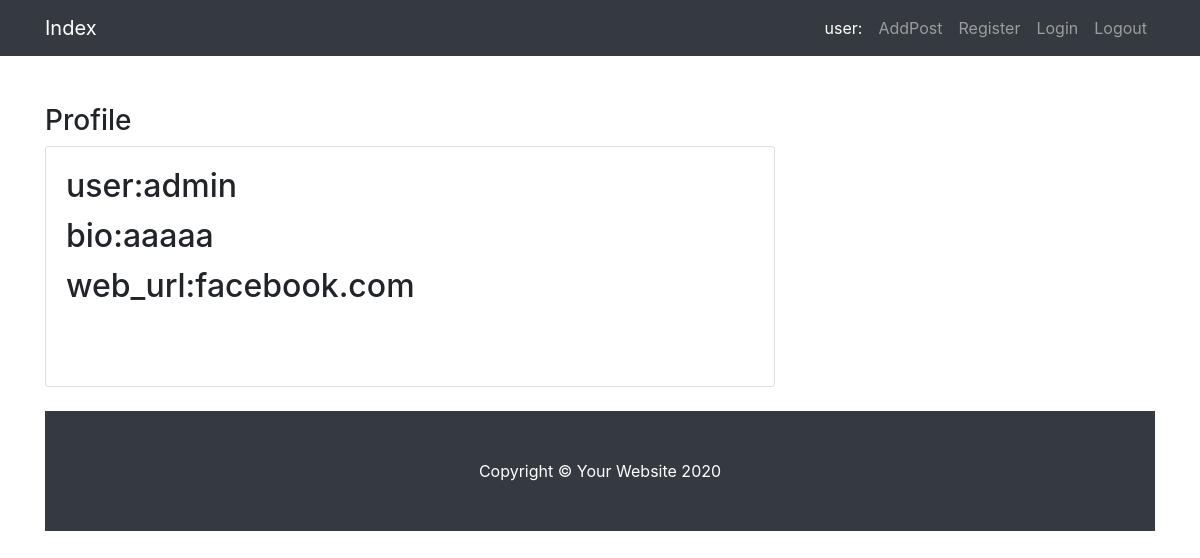
/users/profile/1, run on the app's committed database.
### users/models.py (models this page shows)
class Profile(models.Model):
    user = models.OneToOneField(User, on_delete=models.CASCADE)
    bio = models.TextField()
    web_url = models.CharField(max_length=255, null=True, blank=True)
    class Meta:
        verbose_name_plural = "Profiles"

### users/views.py (the view, shortened to what this page needs)
# urls.py: path('profile/<int:id>', views.profile),
def profile(request, id):
    if id == 1:
        profile = Profile.objects.get(id=id)
        return render(request, 'profile.html', {'profile': profile})

### users/templates/profile.html
{% extends 'base.html' %}
{% block blog_content %}
    <h3>Profile</h3>
<div class="card mb-4">
          <div class="card-body">
            <h2 class="card-title">user:{{ profile.user }}</h2>
            <h2 class="card-title">bio:{{ profile.bio }}</h2>
            <h2 class="card-title">web_url:{{ profile.web_url }}</h2>
        </div>
<br/><br/>
{% endblock blog_content %}

### entries/static/css/blog-home.css (style rules this page uses)
body { padding-top: 56px; }

### data on the page
Profile: user "admin", bio "aaaaa", web_url "facebook.com"
